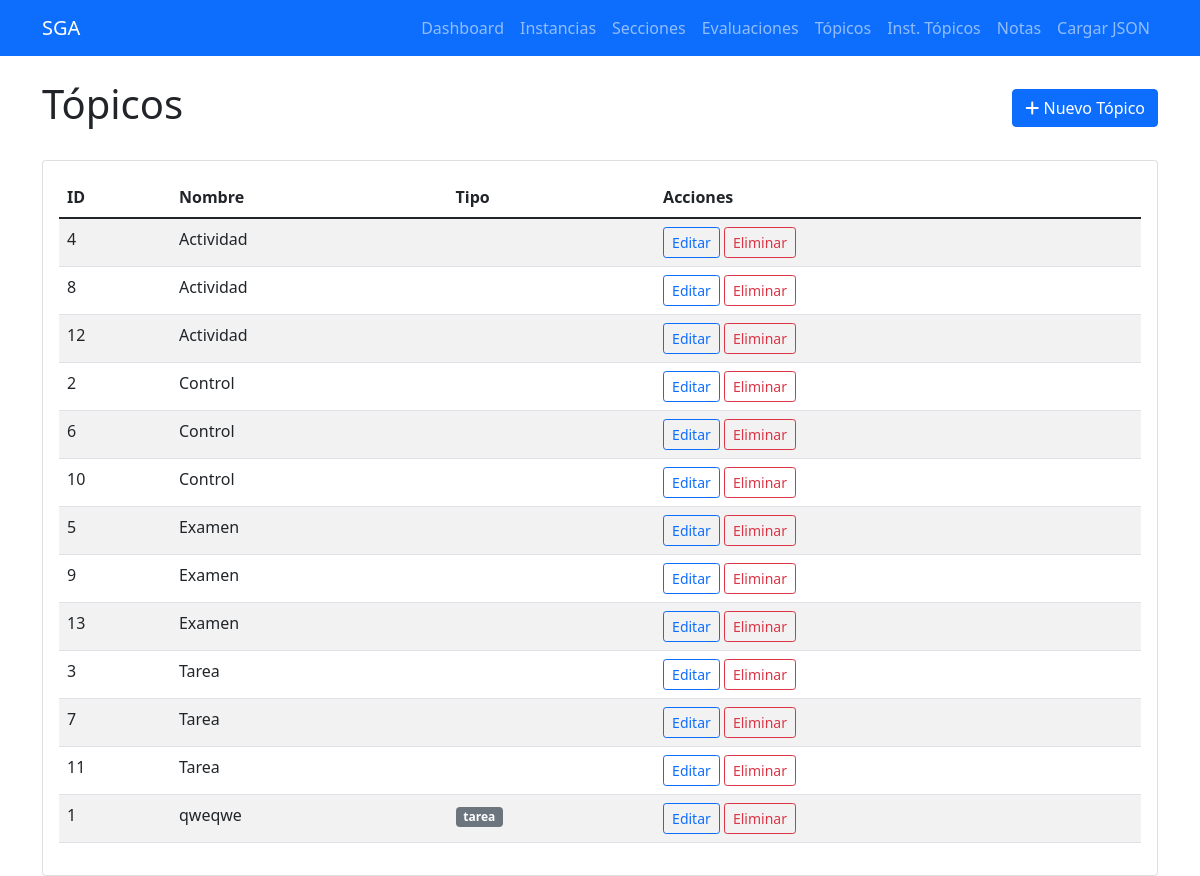
/topicos, run on the app's committed database.
### tables this page shows
CREATE TABLE topicos (
            id INTEGER PRIMARY KEY AUTOINCREMENT,
            nombre TEXT NOT NULL,
            tipo TEXT NOT NULL,
            created_at TIMESTAMP DEFAULT CURRENT_TIMESTAMP
        );

### routes/topico_routes.py (the view)
@topico_bp.route('/topicos')
def listar_topicos():
    topicos = Topico.obtener_todos()
    return render_template('topicos/listar.html', topicos=topicos)

### db/database.py (called while the page is built)
def get_connection():
    return sqlite3.connect(DATABASE_PATH)

def execute_query(query, params=None):
    conn = get_connection()
    cursor = conn.cursor()
    if params:
        cursor.execute(query, params)
    else:
        cursor.execute(query)
    if query.strip().upper().startswith('SELECT'):
        results = cursor.fetchall()
    else:
        conn.commit()
        results = cursor.lastrowid
    conn.close()
    return results

### models/topico.py (called while the page is built)
    @classmethod
    def obtener_todos(cls):
        query = "SELECT id, nombre, tipo FROM topicos ORDER BY tipo, nombre"
        resultados = execute_query(query)
        return [
            {
                'id': fila[0],
                'nombre': fila[1],
                'tipo': fila[2]
            }
            for fila in resultados
        ]

### templates/topicos/listar.html (shortened to what this page needs)
{% extends "base.html" %}
{% block content %}
<div class="d-flex justify-content-between align-items-center mb-4">
    <h1>Tópicos</h1>
    <a href="{{ url_for('topico.crear_topico') }}" class="btn btn-primary">
        <i class="fas fa-plus"></i> Nuevo Tópico
    </a>
</div>
<div class="card">
    <div class="card-body">
        {% if topicos %}
            <div class="table-responsive">
                <table class="table table-striped">
                    <thead>
                        <tr>
                            <th>ID</th>
                            <th>Nombre</th>
                            <th>Tipo</th>
                            <th>Acciones</th>
                        </tr>
                    </thead>
                    <tbody>
                        {% for topico in topicos %}
                        <tr>
                            <td>{{ topico.id }}</td>
                            <td>{{ topico.nombre }}</td>
                            <td>
                                <span class="badge bg-secondary">{{ topico.tipo }}</span>
                            </td>
                            <td>
                                <a href="{{ url_for('topico.editar_topico', id=topico.id) }}"
                                   class="btn btn-sm btn-outline-primary">Editar</a>
                                <form method="POST" action="{{ url_for('topico.eliminar_topico', id=topico.id) }}"
                                      class="d-inline" onsubmit="return confirm('¿Estás seguro?')">
                                    <button type="submit" class="btn btn-sm btn-outline-danger">Eliminar</button>
                                </form>
                            </td>
                        </tr>
                        {% endfor %}
                    </tbody>
                </table>
            </div>
        {% endif %}
    </div>
</div>
{% endblock %}

### data on the page
topicos: id "4", nombre "Actividad"
topicos: id "8", nombre "Actividad"
topicos: id "12", nombre "Actividad"
topicos: id "2", nombre "Control"
topicos: id "6", nombre "Control"
topicos: id "10", nombre "Control"
topicos: id "5", nombre "Examen"
topicos: id "9", nombre "Examen"
topicos: id "13", nombre "Examen"
topicos: id "3", nombre "Tarea"
topicos: id "7", nombre "Tarea"
topicos: id "11", nombre "Tarea"
topicos: id "1", nombre "qweqwe", tipo "tarea"
